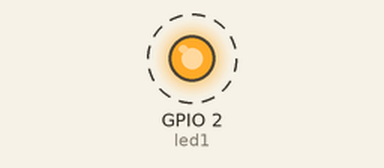
Bench run of a program on a simulated ESP32. Shown: output pins drawn as LEDs (lit = HIGH). Dashed ring = blinking.

Above: at 0.5 s.
Timing chart, 0 to 4.6 s (numbered marks = the images above):
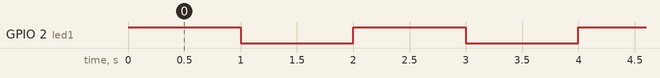

Measured:
- by itself, GPIO 2 (led1): alternates HIGH for 1.0 s and LOW for 1.0 s

The program:

main.cpp
```cpp
#include <Arduino.h>
#include <FreeRTOS.h>

const int led1 = 2; // Pin of the LED

// Function prototype
void toggleLED(void * parameter);

void setup()
{
  Serial.begin(115200); // Cambiado a una velocidad de transmisión más común
  pinMode(led1, OUTPUT); // Configura el pin del LED como salida

  // Creamos la tarea para controlar el LED
  xTaskCreate(
    toggleLED,          // Función de la tarea
    "Toggle LED",       // Nombre de la tarea
    10000,              // Tamaño de la pila de la tarea
    NULL,               // Parámetro de la tarea
    1,                  // Prioridad de la tarea
    NULL                // Manejador de la tarea (no utilizado)
  );
}

void loop()
{
  // No necesitamos un bucle loop() ya que vamos a usar FreeRTOS para manejar las tareas.
}

// Esta función se invoca cuando se crea la tarea toggleLED
void toggleLED(void * parameter)
{
  for (;;) // Bucle infinito
  {
    digitalWrite(led1, HIGH);   // Enciende el LED
    vTaskDelay(1000 / portTICK_PERIOD_MS); // Espera 1 segundo
    digitalWrite(led1, LOW);    // Apaga el LED
    vTaskDelay(1000 / portTICK_PERIOD_MS); // Espera 1 segundo
  }
}
```
